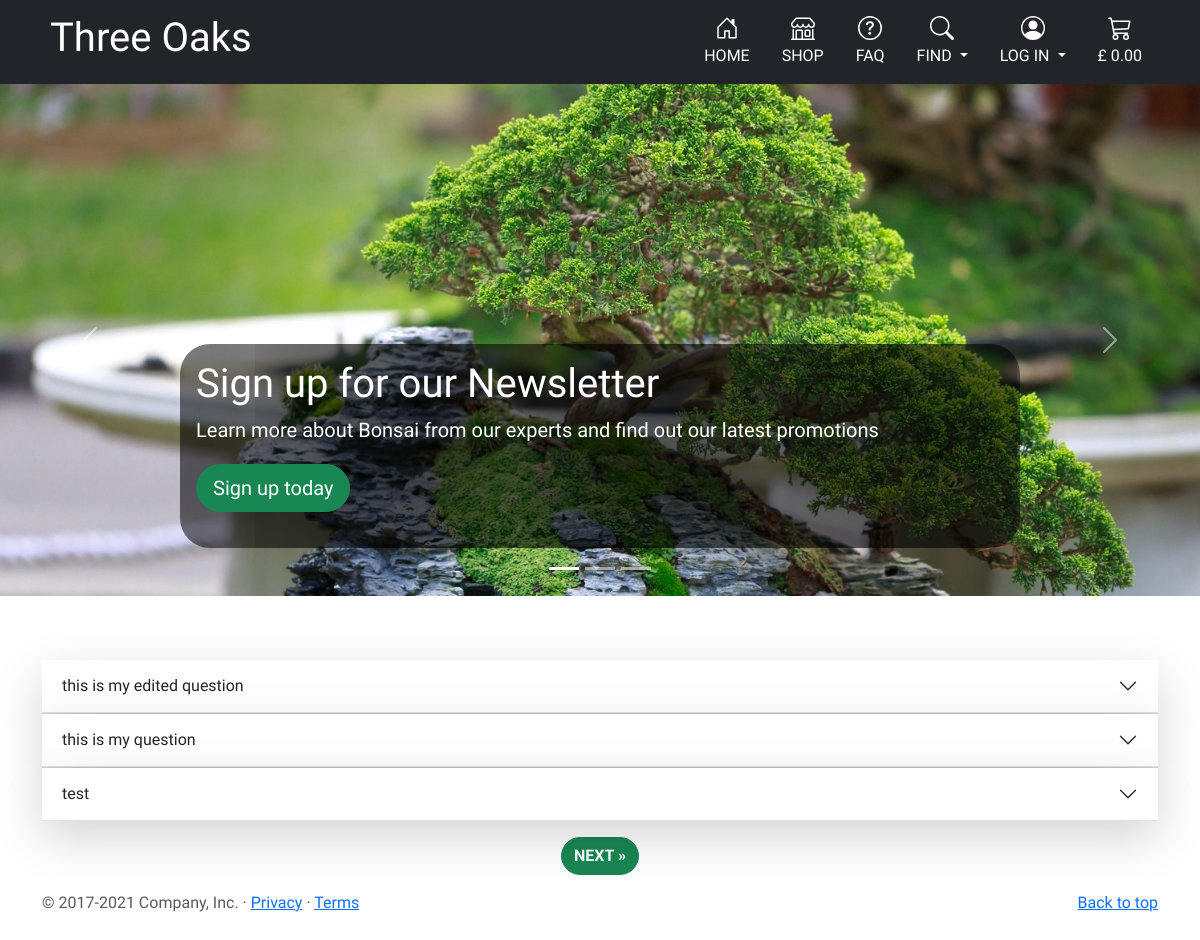
The page /questions/ on the database as committed earlier.
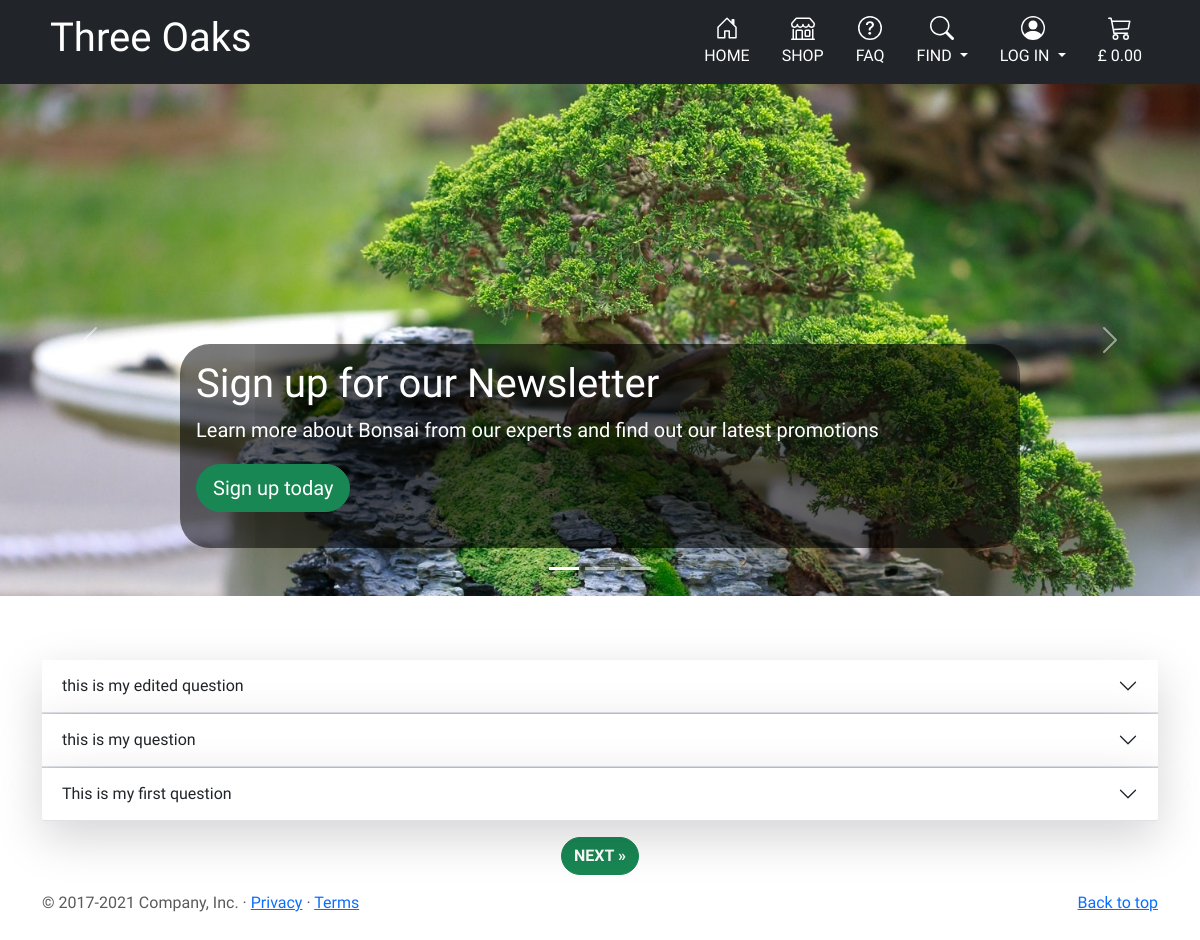
The same page on the database as committed later.
### questions/models.py (models this page shows, shortened)
class Question(models.Model):
    header = models.CharField(max_length=254)
    detail = models.TextField()
    answer = models.TextField(blank=True)
    image_url = models.URLField(max_length=1024, null=True, blank=True)
    image = models.ImageField(null=True, blank=True)
    image_alt = models.CharField(max_length=254, null=True, blank=True)
    author = models.ForeignKey(User, on_delete=models.CASCADE,
                               related_name="questions")
    created_on = models.DateTimeField(auto_now=True, editable=False)
    updated_on = models.DateTimeField(auto_now=True, editable=False)
    status = models.IntegerField(choices=STATUS_CHOICES, default=0)
    newsletter = models.IntegerField(choices=NEWSLETTER_CHOICES, default=0)
    class Meta:
        ordering = ['-created_on']

### questions/views.py (the view)
# urls.py: path('', views.QuestionsList.as_view(), name='questions'),
class QuestionsList(generic.ListView):
    model = Question
    queryset = Question.objects.filter(status=1).order_by('-created_on')
    template_name = 'questions/questions.html'
    paginate_by = 3

### trolley/contexts.py (called while the page is built, shortened)
def trolley_contents(request):
    trolley_items = []
    total = 0
    tree_count = 0
    trolley = request.session.get('trolley', {})
    if total < settings.FREE_DELIVERY_THRESHOLD:
        delivery = total * Decimal(settings.STANDARD_DELIVERY_PERCENTAGE / 100)
        free_delivery_delta = settings.FREE_DELIVERY_THRESHOLD - total
    else:
        delivery = 0
        free_delivery_delta = 0
    grand_total = delivery + total
    context = {
        'trolley_items': trolley_items,
        'total': total,
        'tree_count': tree_count,
        'delivery': delivery,
        'free_delivery_delta': free_delivery_delta,
        'free_delivery_threshold': settings.FREE_DELIVERY_THRESHOLD,
        'grand_total': grand_total,
    }
    return context

### questions/templates/questions/questions.html (shortened to what this page needs)
{% extends "base.html" %}
{% load static %}
{% block extra_css %}
<link rel="stylesheet" href="{% static 'questions/css/bootstrap-carusel.css' %}">
{% endblock %}
{% block content %}
<main class="">
  {% include '../includes/carousel.html' %}
  <div class="container marketing">
      <div class="accordion accordion-flush" id="list-of-questions">
        {% for question in question_list %}
        <div class="accordion-item">
          <h2 class="accordion-header" id="heading-{{ question.id }}">
            <button class="accordion-button collapsed border-bottom border-muted shadow-lg"
                    type="button" data-bs-toggle="collapse" data-bs-target="#question-id-{{ question.id }}"
                    aria-expanded="true" aria-controls="question-id-{{ question.id }}">
              {{ question.header }}
            </button>
          </h2>
        </div>
        {% empty %}
        <h4>You have no questions</h4>
        {% endfor %}
      </div>
    </div>
  {% if is_paginated %}
  <nav class="" aria-label="Page navigation">
    <ul class="pagination justify-content-center">
      {% if page_obj.has_next %}
      <li>
        <a class="btn btn-success rounded-pill mt-3 fw-bold" href="?page={{ page_obj.next_page_number }}" class="page-link"> NEXT &raquo;
        </a>
      </li>
      {% endif %}
    </ul>
  </nav>
  {% endif %}
</main>
  {% endblock %}

Rows that differ between the two databases and show on the page:
removed Question: header "test"
now on this page (row unchanged): Question: header "This is my first question"
